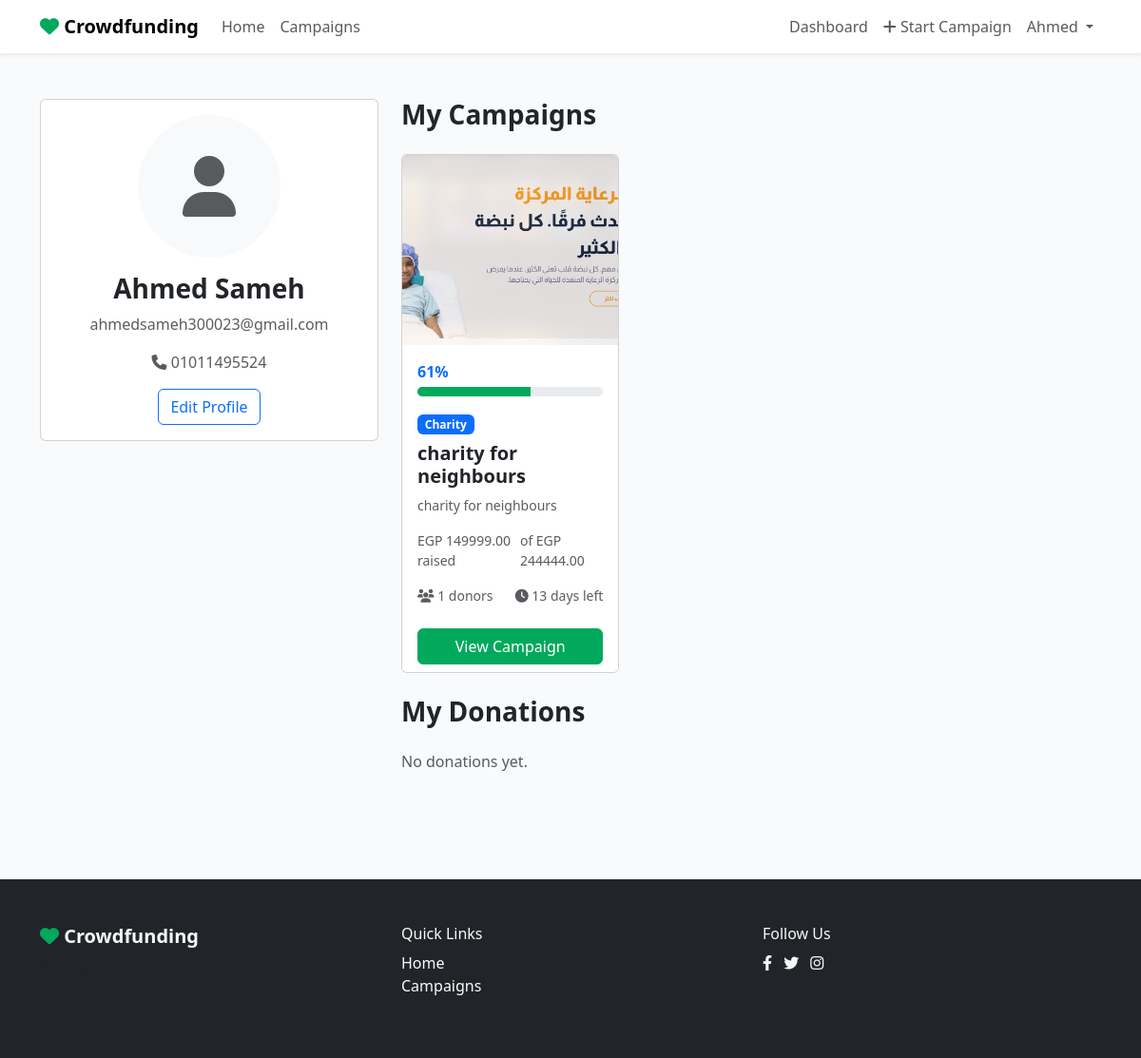
/profile/ (signed in), run on an earlier commit of the app's database.
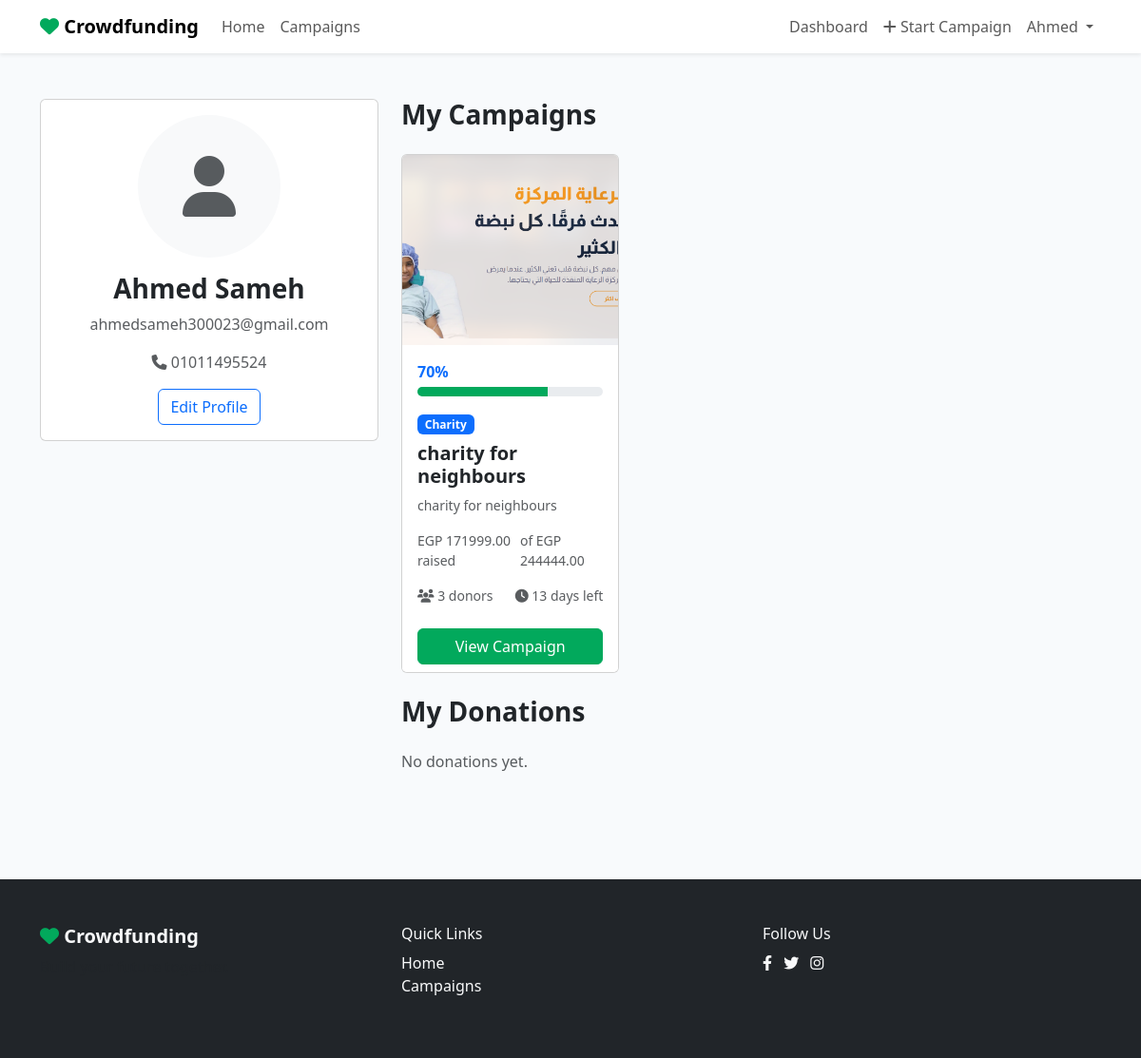
And on a later commit of the database.
### projects/models.py (models this page shows, shortened)
class Campaign(models.Model):
    owner = models.ForeignKey(settings.AUTH_USER_MODEL, on_delete=models.CASCADE, related_name='campaigns')
    title = models.CharField(max_length=255)
    short_description = models.CharField(max_length=500)
    story = models.TextField()
    category = models.ForeignKey(Category, on_delete=models.CASCADE, related_name='campaigns')
    goal_amount = models.DecimalField(max_digits=12, decimal_places=2)
    raised_amount = models.DecimalField(max_digits=12, decimal_places=2, default=0.00)
    start_date = models.DateField()
    end_date = models.DateField()
    cover_image = models.ImageField(upload_to='campaign_covers/')
    is_featured = models.BooleanField(default=False)
    created_at = models.DateTimeField(auto_now_add=True)
    updated_at = models.DateTimeField(auto_now=True)
    def get_progress_percentage(self):
        if self.goal_amount == 0:
            return 0
        try:
            percentage = (float(self.raised_amount) / float(self.goal_amount)) * 100
            return round(min(100, percentage))
        except (ZeroDivisionError, TypeError):
            return 0
    def get_days_left(self):
        today = date.today()
        if today > self.end_date:
            return 0
        return (self.end_date - today).days
    def get_donor_count(self):
        return self.donations.values('donor').distinct().count()

class Category(models.Model):
    name = models.CharField(max_length=100, unique=True)
    slug = models.SlugField(max_length=100, unique=True)
    icon = models.CharField(max_length=50, blank=True, null=True)
    class Meta:
        verbose_name_plural = 'Categories'

### accounts/views.py (the view)
# urls.py: path('profile/', UserProfileAPIView.as_view(), name='api-profile'),
@login_required
def profile(request):
    user = request.user
    campaigns = Campaign.objects.filter(owner=user)
    donations = Donation.objects.filter(donor=user)
    return render(request, 'accounts/profile.html', {
        'user': user,
        'campaigns': campaigns,
        'donations': donations,
    })

### projects/context_processors.py (called while the page is built)
def categories_processor(request):
    return {'all_categories': Category.objects.all()}

### templates/accounts/profile.html (shortened to what this page needs)
{% extends "base.html" %}
{% block content %}
<section class="py-5">
    <div class="container">
        <div class="row">
            <div class="col-lg-4">
                <div class="card">
                    <div class="card-body text-center">
                        {% if user.avatar %}
                            <img src="{{ user.avatar.url }}" class="rounded-circle mb-3" alt="Profile" style="width: 150px; height: 150px; object-fit: cover;">
                        {% else %}
                            <div class="rounded-circle mb-3 bg-light d-flex align-items-center justify-content-center mx-auto" style="width: 150px; height: 150px;">
                                <i class="fas fa-user fa-4x text-muted"></i>
                            </div>
                        {% endif %}
                        <h3 class="fw-bold">{{ user.first_name }} {{ user.last_name }}</h3>
                        <p class="text-muted">{{ user.email }}</p>
                        <p class="text-muted"><i class="fas fa-phone"></i> {{ user.mobile_phone }}</p>
                        <a href="{% url 'edit_profile' %}" class="btn btn-outline-primary">Edit Profile</a>
                    </div>
                </div>
            </div>
            <div class="col-lg-8">
                <h3 class="fw-bold mb-4">My Campaigns</h3>
                {% if campaigns %}
                <div class="row g-4">
                    {% for campaign in campaigns %}
                        {% include "projects/_campaign_card.html" %}
                    {% endfor %}
                </div>
                {% else %}
                <p class="text-muted">No campaigns yet.</p>
                {% endif %}
                <h3 class="fw-bold my-4">My Donations</h3>
                {% if donations %}
                <div class="list-group">
                    {% for donation in donations %}
                    <div class="list-group-item">
                        <h6 class="mb-1">{{ donation.campaign.title }}</h6>
                        <div class="d-flex justify-content-between">
                            <small class="text-muted">{{ donation.donated_at|date:"F d, Y" }}</small>
                            <span class="fw-bold text-primary">EGP {{ donation.amount }}</span>
                        </div>
                    </div>
                    {% endfor %}
                </div>
                {% else %}
                <p class="text-muted">No donations yet.</p>
                {% endif %}
            </div>
        </div>
    </div>
</section>
{% endblock %}

### templates/projects/_campaign_card.html
<div class="col-lg-4 col-md-6">
  <div class="card campaign-card h-100">
    {% if campaign.cover_image %}
    <img
      src="{{ campaign.cover_image.url }}"
      class="card-img-top"
      alt="{{ campaign.title }}"
      style="height: 200px; object-fit: cover"
    />
    {% endif %}
    <div class="card-body">
                        <div class="d-flex justify-content-between mb-1">
                            <span class="fw-bold text-primary">{{ campaign.get_progress_percentage|floatformat:"0" }}%</span>
                        </div>
                        <div class="progress mb-3" style="height: 10px;">
                            <div class="progress-bar" role="progressbar" style="width: {{ campaign.get_progress_percentage|floatformat:"0" }}%;" aria-valuenow="{{ campaign.get_progress_percentage|floatformat:"0" }}" aria-valuemin="0" aria-valuemax="100"></div>
                        </div>
      <span class="badge bg-primary mb-2">{{ campaign.category.name }}</span>
      <h5 class="card-title fw-bold">{{ campaign.title }}</h5>
      <p class="card-text text-muted small">{{ campaign.short_description }}</p>
      <div class="d-flex justify-content-between text-muted small">
        <span>EGP {{ campaign.raised_amount }} raised</span>
        <span>of EGP {{ campaign.goal_amount }}</span>
      </div>
      <div class="d-flex justify-content-between mt-3">
        <small class="text-muted"
          ><i class="fas fa-users"></i> {{ campaign.get_donor_count }}
          donors</small
        >
        <small class="text-muted"
          ><i class="fas fa-clock"></i> {{ campaign.get_days_left }} days
          left</small
        >
      </div>
    </div>
    <div class="card-footer bg-white border-top-0">
      <a
        href="{% url 'campaign_detail' campaign.pk %}"
        class="btn btn-primary w-100"
        >View Campaign</a
      >
    </div>
  </div>
</div>

What changed in the data, as far as the page shows it:
changed Campaign "charity for neighbours": get_progress_percentage "61" → "70"; raised_amount "149999.00" → "171999.00"; get_donor_count "1" → "3"
